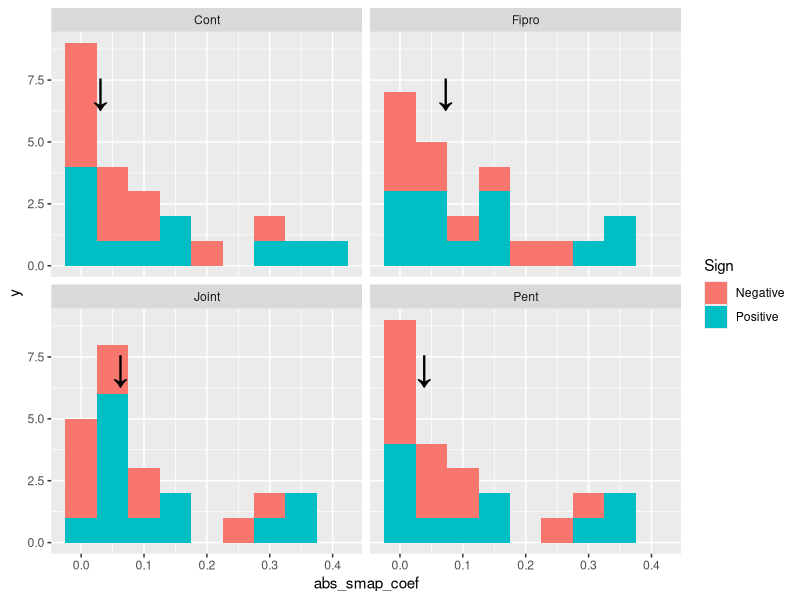
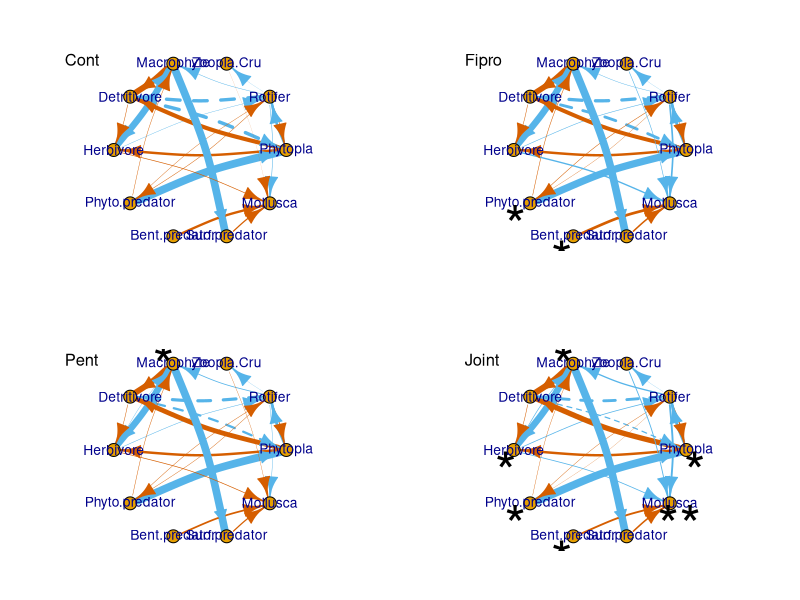
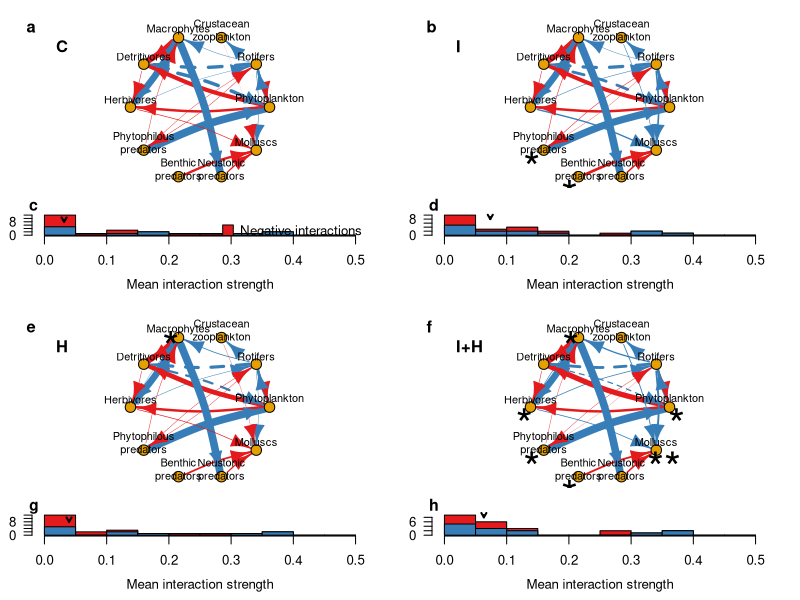
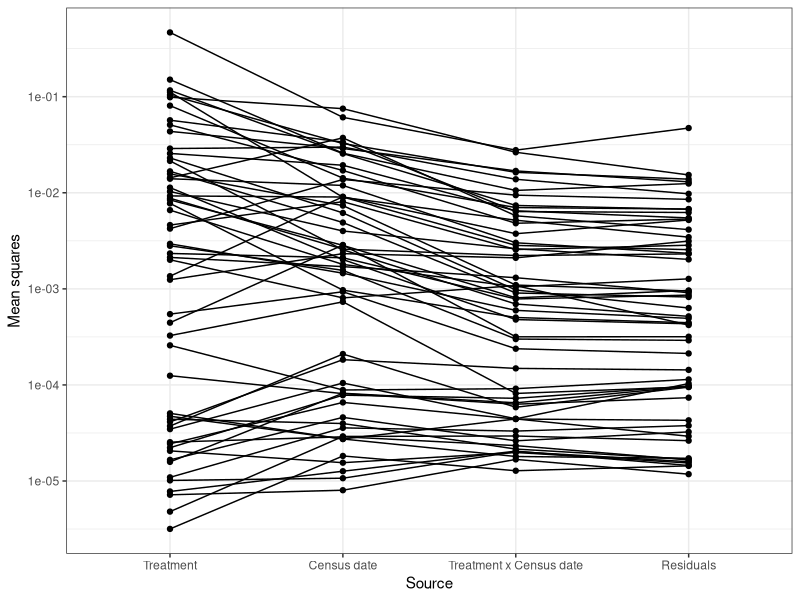
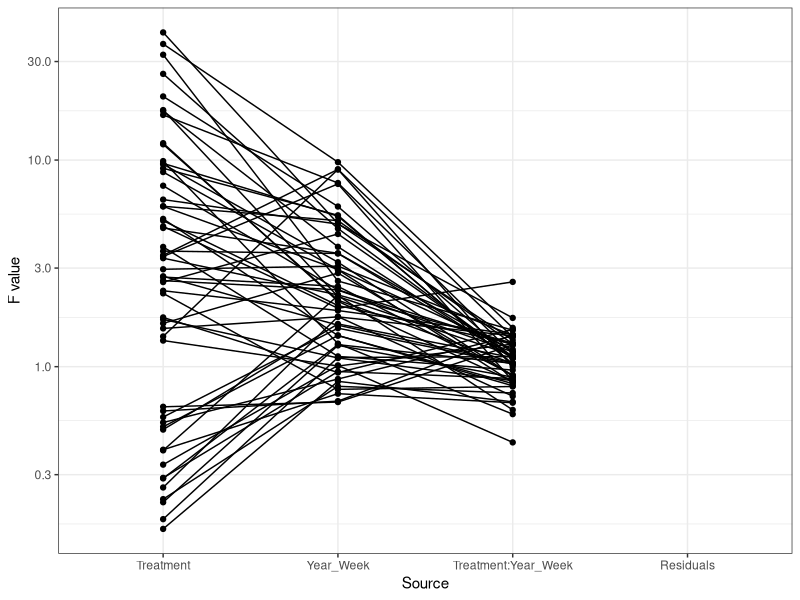
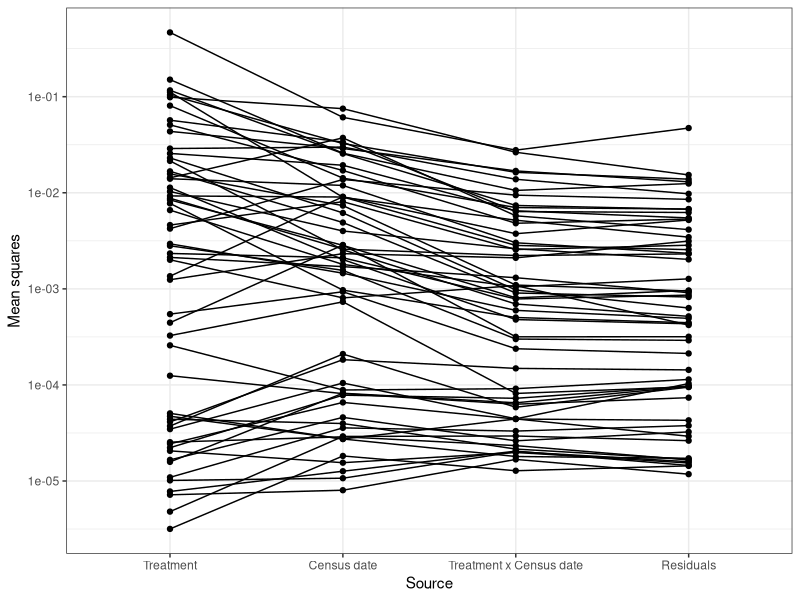

Recreate these plots in R, in order.
## ---- chunk 1
knitr::opts_chunk$set(echo = TRUE)
## ---- chunk 2
sessionInfo() #save session information (R version 3.6.3 (2020))

library(ggplot2) #3.3.2
library(dplyr) #1.0.2
library(tidyr) #1.1.2
library(patchwork) #1.1.1
library(igraph) #1.2.6
library(RColorBrewer) #1.1.2
## ---- chunk 3
all_multsmap_coefs <- read.csv("./processed_data/all_regulsmap_coefs240123.csv")
head(all_multsmap_coefs)

all_multsmap_coefs$Recipient <- 
  factor(all_multsmap_coefs$Recipient, 
         levels=unique(all_multsmap_coefs$Recipient))
all_multsmap_coefs$Donor <- 
  factor(all_multsmap_coefs$Donor, 
         levels=c("Phytopla1", "Phytopla1_1", "Roti1", "Roti1_1", "Roti1_2", 
                  "Zoopla1", "Zoopla1_1", "Zoopla1_2", "Zoopla1_3", "Zoopla1_4", 
                  "Mp1", "Mp1_1", "Det1", "Herb1", "Herb1_1", "Herb1_2", 
                  "Pred.P1", "Pred.P1_1", "Pred.P1_2", "Pred.P1_3", "Pred.B1", 
                  "Pred.S1", "Pred.S1_1", "Pred.S1_2", "Pred.S1_3", "Moll1", "0"))
all_multsmap_coefs$Treatment <- factor(all_multsmap_coefs$Treatment, levels=c("Cont", "Fipro", "Pent", "Joint"))
## ---- chunk 4
all_multsmap_coefs <- 
  all_multsmap_coefs %>%
  unite(col="Recipient_Donor", Recipient, Donor, remove=FALSE)
all_multsmap_coefs_smrz <- 
  all_multsmap_coefs %>%
  group_by(Treatment, Recipient, Donor, r_d, Recipient_Donor, Year, Tank) %>%
  summarise(smap_coef=mean(smap_coef, na.rm=TRUE)) %>%
  group_by(Treatment, Recipient, Donor, r_d, Recipient_Donor) %>%
  summarise(smap_coef=mean(smap_coef, na.rm=TRUE))

all_multsmap_coefs_smrz_intersp <- 
  all_multsmap_coefs_smrz %>%
  separate(Donor, into=c("Donor_", "delay"), sep="_", remove=FALSE) %>%
  filter(Recipient!=Donor_ & r_d!="c_0") %>%
  select(-Donor_, - delay)

all_multsmap_coefs_smrz_intersp_abs <- 
  all_multsmap_coefs_smrz_intersp %>%
  mutate(Sign=ifelse(smap_coef>0, "Positive", "Negative"), abs_smap_coef=abs(smap_coef)) %>%
  arrange(Treatment, Recipient, Donor)

f_labels <- data.frame(Treatment=c("Cont", "Fipro", "Pent", "Joint"), 
                       label=rep("↓", times=4), 
                       x=tapply(all_multsmap_coefs_smrz_intersp_abs$abs_smap_coef, 
                                all_multsmap_coefs_smrz_intersp_abs$Treatment, 
                                function(x) median(x, na.rm=TRUE)), 
                       y=rep(7, times=4))
ggplot(all_multsmap_coefs_smrz_intersp_abs) +
  geom_histogram(position="stack", binwidth=0.05, mapping=aes(x=abs_smap_coef, fill=Sign)) + facet_wrap(~Treatment) +
  geom_text(data=f_labels, aes(label=label, x=x, y=y), size=10)
## ---- chunk 5
library(igraph)
g1 <- graph(edges=c(2,1, 5,1, 7,1,
                    1,2, 6,2, 7,2,
                    2,3,
                    2,4, 6,4, 7,4,
                    1,5, 2,5, 4,5,
                    1,6, 4,6, 5,6,
                    2,7,
                    4,9,
                    2,10, 3,10, 6,10, 8,10, 9,10), n=10, directed=T)
IS.Tr.mean <- all_multsmap_coefs_smrz_intersp_abs
V(g1)$name <- c("Phytopla", "Rotifer", "Zoopla.Cru", "Macrophyte", "Detritivore", "Herbivore",
                "Phyto.predator", "Bent.predator", "Surf.predator", "Mollusca") #save nodes' names
l <- layout_in_circle(g1) #layout in circle

#each treatment
par(mfrow=c(2, 2), mar=c(3, 3, 3, 3), family="sans")
for (i in c("Cont", "Fipro", "Pent", "Joint")){
  plot(g1, layout=l, vertex.label.family="sans",
       edge.lty=c(1, 2, 1,
                  1, 1, 1,
                  1,
                  1, 1, 1,
                  1, 2, 1,
                  1, 1, 1,
                  1,
                  1,
                  1, 1, 1, 1, 1),
       edge.color=c(ifelse(subset(IS.Tr.mean, Treatment==i)[,"Sign"]=="Positive", 2, 6)),
       edge.curved=0.1,
       edge.width=subset(IS.Tr.mean, Treatment==i)$abs_smap_coef*20)
  legend("topleft", legend=i, bty="n", x.intersp=0, y.intersp=0, cex=1.2)
  if (i=="Fipro") text(c(-0.98, -0.44), c(-0.73, -1.14), labels="*", cex=4) else {
    if (i=="Pent") text(-0.42, 1.12, labels="*", cex=4) else { 
      if (i=="Joint") text(c(-0.98, -0.44, 0.92, 1.1, -0.42, -1.09),
                           c(-0.73, -1.14, -0.73, -0.11, 1.12, -0.11),
                           labels=c("*", "*", "**", "*", "*", "*"), cex=4)
    }
  }
  
}
## ---- chunk 6

palSet1 <- brewer.pal(9, "Set1")

g1 <- graph(edges=c(2,1, 5,1, 7,1, 
                    1,2, 6,2, 7,2, 
                    2,3, 
                    2,4, 6,4, 7,4, 
                    1,5, 2,5, 4,5,
                    1,6, 4,6, 5,6, 
                    2,7, 
                    4,9,
                    2,10, 3,10, 6,10, 8,10, 9,10), n=10, directed=T)

V(g1)$name <- c("Phytoplankton", "Rotifers", "Crustacean\nzooplankton", "Macrophytes", 
                "Detritivores", "Herbivores", 
                "Phytophilous\npredators", "Benthic\npredators", "Neustonic\npredators", "Molluscs") #save nodes' names
l <- layout_in_circle(g1) #layout in circle

#windows(7, 10, rescale="fixed")
#pdf("./figs/figS2.pdf", width=7, height=10)
layout(matrix(c(1, 2, 5, 6, 3, 4, 7, 8), ncol=2, byrow=TRUE), heights=c(2.5, 1, 2.5, 1))
#each treatment
par(mar=c(2, 2, 2, 2), family="sans")
plot(g1, layout=l, vertex.label.family="sans",
     edge.lty=c(1, 2, 1, 
                1, 1, 1,
                1, 
                1, 1, 1, 
                1, 2, 1, 
                1, 1, 1, 
                1, 
                1, 
                1, 1, 1, 1, 1), 
     edge.color=c(ifelse(subset(IS.Tr.mean, Treatment=="Cont")[,"Sign"]=="Positive", palSet1[2], palSet1[1])), 
     edge.curved=0.1, 
     edge.width=subset(IS.Tr.mean, Treatment=="Cont")$abs_smap_coef*20, 
     vertex.label.dist=1.5, vertex.label.degree=-pi/2, 
     vertex.label.color="black")
legend("topleft", legend="a", bty="n", xpd=NA, x.intersp=-1, y.intersp=-1, cex=1.5, text.font=2)
legend("topleft", legend="C", bty="n", x.intersp=1, y.intersp=1, cex=1.5, text.font=2)

plot(g1, layout=l, vertex.label.family="sans",
     edge.lty=c(1, 2, 1, 
                1, 1, 1,
                1, 
                1, 1, 1, 
                1, 2, 1, 
                1, 1, 1, 
                1, 
                1, 
                1, 1, 1, 1, 1), 
     edge.color=c(ifelse(subset(IS.Tr.mean, Treatment=="Fipro")[,"Sign"]=="Positive", palSet1[2], palSet1[1])), 
     edge.curved=0.1, 
     edge.width=subset(IS.Tr.mean, Treatment=="Fipro")$abs_smap_coef*20, 
     vertex.label.dist=1.5, vertex.label.degree=-pi/2, 
     vertex.label.color="black")
legend("topleft", legend="b", bty="n", xpd=NA, x.intersp=-1, y.intersp=-1, cex=1.5, text.font=2)
legend("topleft", legend="I", bty="n", x.intersp=1, y.intersp=1, cex=1.5, text.font=2)
text(c(-0.98, -0.44), c(-0.73, -1.14), labels="*", cex=4)

plot(g1, layout=l, vertex.label.family="sans",
     edge.lty=c(1, 2, 1, 
                1, 1, 1,
                1, 
                1, 1, 1, 
                1, 2, 1, 
                1, 1, 1, 
                1, 
                1, 
                1, 1, 1, 1, 1), 
     edge.color=c(ifelse(subset(IS.Tr.mean, Treatment=="Pent")[,"Sign"]=="Positive", palSet1[2], palSet1[1])), 
     edge.curved=0.1, 
     edge.width=subset(IS.Tr.mean, Treatment=="Pent")$abs_smap_coef*20, 
     vertex.label.dist=1.5, vertex.label.degree=-pi/2, 
     vertex.label.color="black")
legend("topleft", legend="e", bty="n", xpd=NA, x.intersp=-1, y.intersp=-1, cex=1.5, text.font=2)
legend("topleft", legend="H", bty="n", x.intersp=1, y.intersp=1, cex=1.5, text.font=2)
text(-0.42, 1, labels="*", cex=4)

plot(g1, layout=l, vertex.label.family="sans",
     edge.lty=c(1, 2, 1, 
                1, 1, 1,
                1, 
                1, 1, 1, 
                1, 2, 1, 
                1, 1, 1, 
                1, 
                1, 
                1, 1, 1, 1, 1), 
     edge.color=c(ifelse(subset(IS.Tr.mean, Treatment=="Joint")[,"Sign"]=="Positive", palSet1[2], palSet1[1])), 
     edge.curved=0.1, 
     edge.width=subset(IS.Tr.mean, Treatment=="Joint")$abs_smap_coef*20, 
     vertex.label.dist=1.5, vertex.label.degree=-pi/2, 
     vertex.label.color="black")
legend("topleft", legend="f", bty="n", xpd=NA, x.intersp=-1, y.intersp=-1, cex=1.5, text.font=2)
legend("topleft", legend="I+H", bty="n", x.intersp=1, y.intersp=1, cex=1.5, text.font=2)
text(c(-0.98, -0.44, 0.92, 1.1, -0.42, -1.09), 
     c(-0.73, -1.14, -0.73, -0.11, 1, -0.11), 
     labels=c("*", "*", "**", "*", "*", "*"), cex=4)


par(mar=c(4, 2, 0, 2), mgp=c(2.5, 1, 0), las=1, family="sans", cex=0.8)
for (i in 1:4) {
  hist(subset(IS.Tr.mean, Treatment==c("Cont", "Fipro", "Pent", "Joint")[i])$abs_smap_coef, breaks=seq(0, 0.5, 0.05),
       xlab="Mean interaction strength", col=palSet1[1], main=c("")[i])
  lines(hist(subset(IS.Tr.mean, Treatment==c("Cont", "Fipro", "Pent", "Joint")[i] & Sign=="Positive")$abs_smap_coef, plot=FALSE, 
             breaks=seq(0, 0.5, 0.05)), col=palSet1[2], xlim=c(0, 0.5))
  arrows(median(subset(IS.Tr.mean, Treatment==c("Cont", "Fipro", "Pent", "Joint")[i])$abs_smap_coef), 9, 
         median(subset(IS.Tr.mean, Treatment==c("Cont", "Fipro", "Pent", "Joint")[i])$abs_smap_coef), 8, code=2, length=0.05, lwd=2, xpd=NA)
  legend("topright", legend=c("Negative interactions", "Positive interactions"), bty="n",
         pt.bg=palSet1[1:2], pch=22, plot=c(TRUE, FALSE, FALSE, FALSE)[i], pt.cex=2)
  legend("topleft", legend=c("c", "d", "g", "h")[i], 
         bty="n", xpd=NA, x.intersp=-1.2, y.intersp=-2, cex=1.2, text.font=2)
}
dev.off()
## ---- chunk 7
all_multsmap_coefs <- 
  all_multsmap_coefs %>%
  unite(col="Recipient_Donor", Recipient, Donor, remove=FALSE)

anova_res <- 
  all_multsmap_coefs %>%
  unite("Year_Week", Year, Week, sep="_", remove=FALSE) %>%
  split(., .$Recipient_Donor) %>%
  lapply(., function(data) {
    res <- as.data.frame(anova(lm(smap_coef ~ Treatment * Year_Week, data)))
    res <- cbind(Source=rownames(res), res)
    res}) %>%
  do.call(rbind, .) %>% 
  cbind(., Recipient_Donor=rep(unique(all_multsmap_coefs$Recipient_Donor), each=4))

theme_set(theme_bw())
anova_res$Source <- factor(anova_res$Source, levels=unique(anova_res$Source))
ggplot(anova_res, aes(y=!!as.name("Mean Sq"), x=Source, group=Recipient_Donor)) + 
  geom_point() + geom_line() + scale_y_log10() + 
  ylab("Mean squares") + scale_x_discrete(labels=c("Treatment"="Treatment", 
                                                   "Year_Week"="Census date", 
                                                   "Treatment:Year_Week"="Treatment x Census date", 
                                                   "Residuals"="Residuals"))
ggsave("./figs/figS5.ggplot2.pdf", width=6, height=6, device=cairo_pdf, unit="in")

ggplot(anova_res, aes(y=!!as.name("F value"), x=Source, group=Recipient_Donor)) + 
  geom_point() + geom_line() + scale_y_log10()

F_value_count <- matrix(c(nrow(subset(anova_res, Source=="Treatment" & anova_res[,"F value"]<=1)),
                          nrow(subset(anova_res, Source=="Treatment" & anova_res[,"F value"]>1)),
                          nrow(subset(anova_res, Source=="Year_Week" & anova_res[,"F value"]<=1)),
                          nrow(subset(anova_res, Source=="Year_Week" & anova_res[,"F value"]>1)),
                          nrow(subset(anova_res, Source=="Treatment:Year_Week" & anova_res[,"F value"]<=1)),
                          nrow(subset(anova_res, Source=="Treatment:Year_Week" & anova_res[,"F value"]>1))), nrow=3, byrow=TRUE)
rownames(F_value_count) <- c("Treatment", "Year_Week", "Treatment:Year_Week")
colnames(F_value_count) <- c("F<=1", "F>1")
F_value_count
